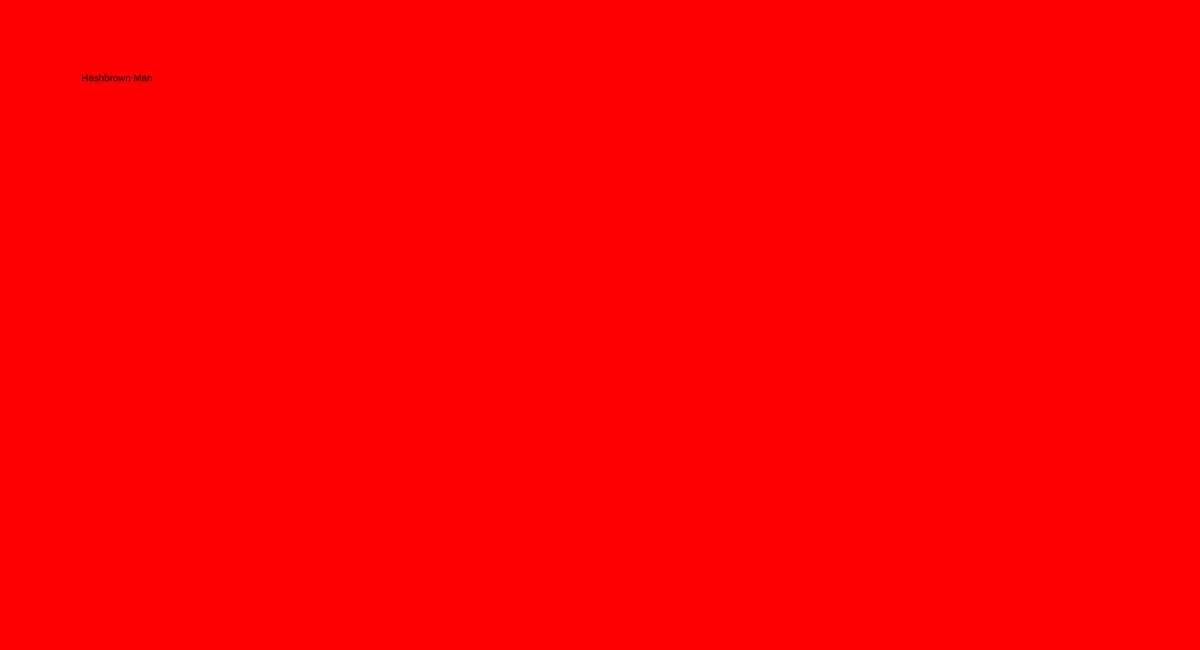
Frame 1 (no input)
Frame 60 (no input): identical to frame 1, image omitted
Frame 120 (the mouse pressed at the canvas centre since frame 60): identical to frame 1, image omitted

The p5.js sketch that drew this single still picture (run headless with seeded random() and noise() and a simulated clock; from frame 60 on, the mouse is pressed at the canvas centre):

// p5.js sketch
// ── sketch.js
var myState = 0 ;
var timer = 0 ;


function setup() {
  // put setup code here
  createCanvas(1475,800) ;
  rectMode (CENTER);
}

function draw() {
  // put drawing code here

  switch(myState){
    case 0:
    background('red')
    text('Hashbrown Man', 100, 100);
timer++;
if (timer > 200){
  myState = 1;
  timer = 0;
}

    break;

    case 1:
    background('blue')
    text('State1', 100, 100);

    timer++;
    if (timer > 200){
      myState = 2;
      timer = 0;
    }
    break;

    case 2:
    background('green')
    text('State2', 100, 100);
    break;

    case 3:
    background('yellow')
    text('State3', 100, 100);
    break;

    case 4:
    background('orange')
    text('State4', 100, 100);
    break;

  }
}

function mouseReleased(){
  myState = myState + 1
  if (myState > 5 ){
    mySate = 0;
  }
}
